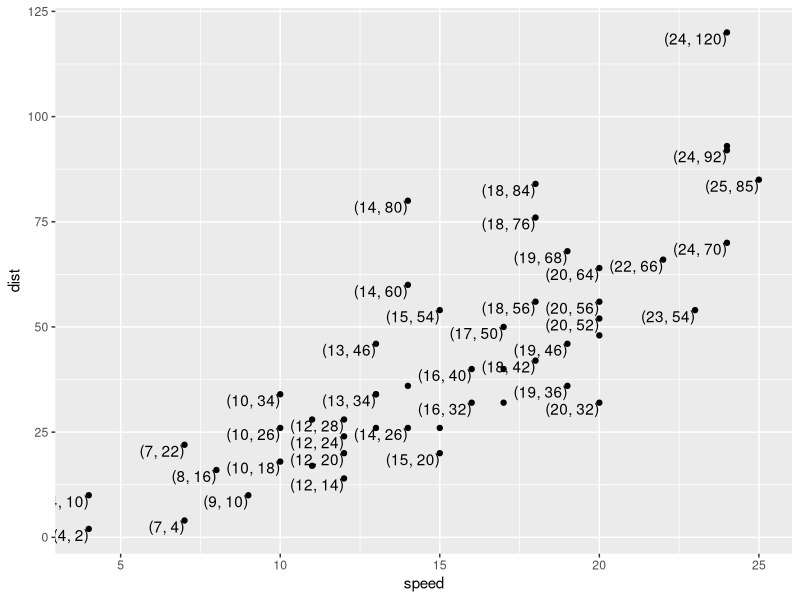
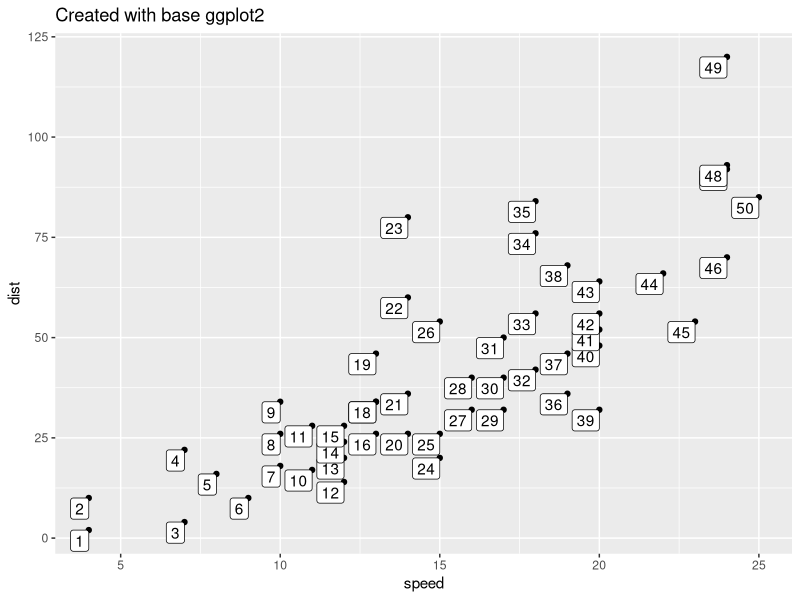
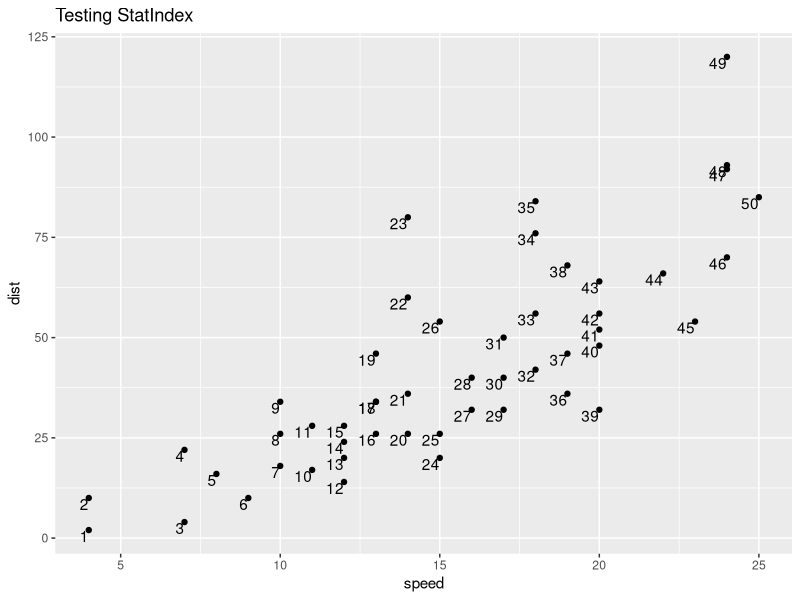
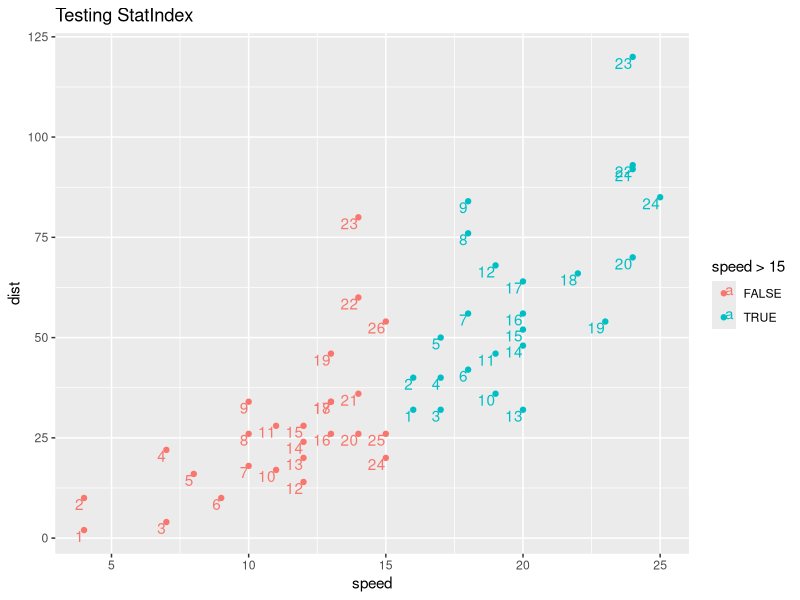
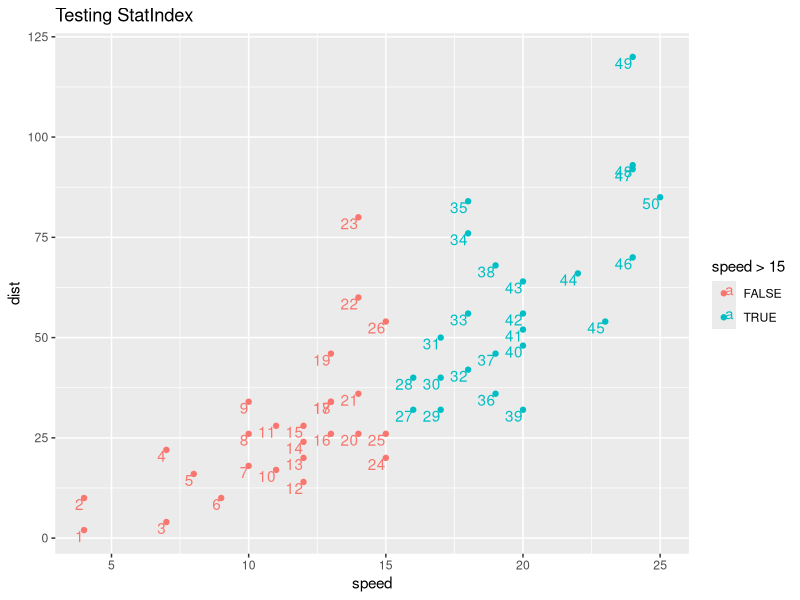
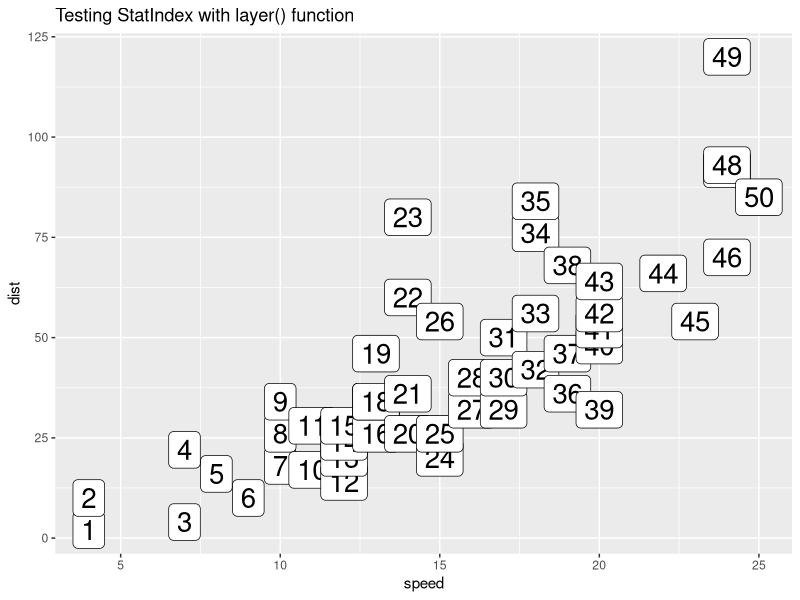
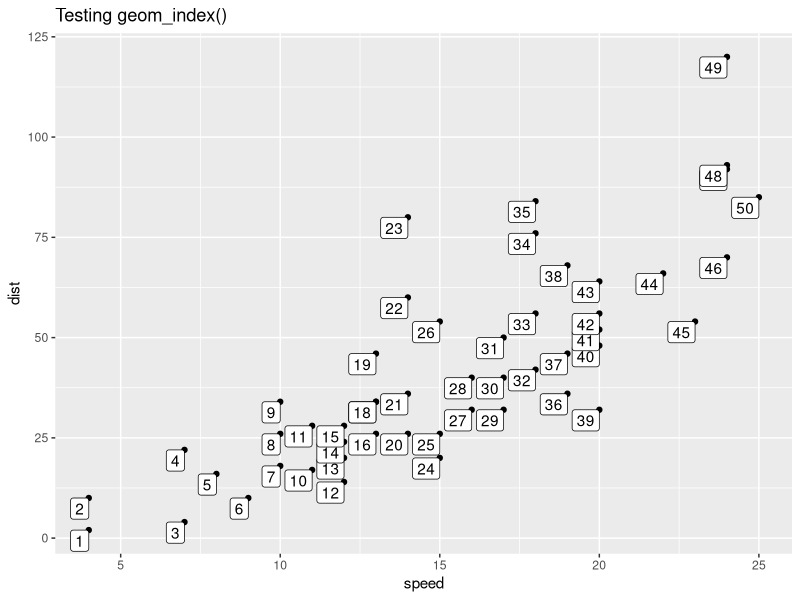
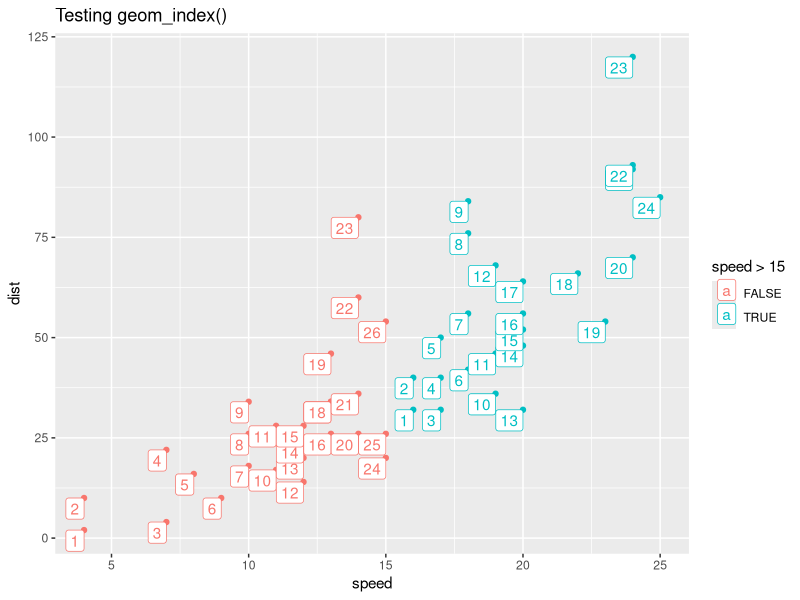

R code for these plots, in order:
## ---- chunk 1
library(tidyverse)

cars |> 
  mutate(coordinates = 
           paste0("(", speed,", ", 
                  dist, ")")) |>
  ggplot() + 
  aes(x = speed, 
      y = dist, 
      label = coordinates) + 
  geom_point() + 
  geom_text(vjust = 1, hjust = 1, 
            check_overlap = T)
## ---- chunk 2
#| label: setup
#| include: false 
knitr::opts_chunk$set(echo = TRUE, message = F, warning = F)
## ---- chunk 3
library(tidyverse)
cars <- tibble(cars)
cars
## ---- chunk 4
#| label: penguins
# Compute.
cars |> 
  mutate(index = row_number()) |>
  # Plot
  ggplot() + 
  aes(x = speed, y = dist, 
      label = index) + 
  geom_point() + 
  geom_label(vjust = 1, hjust = 1) + 
  labs(title = "Created with base ggplot2")
## ---- chunk 5
layer_data(plot = last_plot(), 
           i = 2) |> # layer 2, with labels designated is of interest
  head()

## ---- chunk 6
#| label: compute_group_index

# Define compute.
compute_group_index <- function(data, scales){ 
  data |> 
    mutate(label = row_number())
}
## ---- chunk 7
# Test compute. 
cars |>
  select(x = speed,  
         y = dist) |>  
  compute_group_index()
## ---- chunk 8
#| label: StatIndex
StatIndex <- 
  ggplot2::ggproto(`_class` = "StatIndex",              # <1>
                   `_inherit` = ggplot2::Stat,            # <2>
                   compute_group = compute_group_index,
                   required_aes = c("x", "y"))            # <4>
## ---- chunk 9
cars |> 
  ggplot() + 
  aes(x = speed,
      y = dist) + 
  geom_point() + 
  geom_text(stat = StatIndex, hjust = 1, vjust = 1) + 
  labs(title = "Testing StatIndex")
## ---- chunk 10
last_plot() + 
  aes(color = speed > 15)
## ---- chunk 11
StatIndexPanel <- 
  ggplot2::ggproto(`_class` = "StatIndexPanel",              # <1>
                   `_inherit` = ggplot2::Stat,            # <2>
                   compute_panel = compute_group_index)

cars |> 
  ggplot() + 
  aes(x = speed, y = dist) + 
  geom_point() + 
  geom_text(stat = StatIndexPanel, hjust = 1, vjust = 1) + 
  labs(title = "Testing StatIndex") + 
  aes(color = speed > 15)
## ---- chunk 12
cars |> 
  ggplot() + 
  aes(x = speed,
      y = dist) + 
  geom_point() + 
  layer(geom = GeomLabel, 
        stat = StatIndex, 
        position = "identity", 
        params = list(size = 7)) + 
  labs(title = "Testing StatIndex with layer() function")
## ---- chunk 13
#| label: geom_point_medians

# user-facing function
stat_index <- function(mapping = NULL, data = NULL, 
                         geom = "label", position = "identity", 
                         ..., show.legend = NA, inherit.aes = TRUE) 
{
    layer(data = data, mapping = mapping, stat = StatIndex, 
        geom = geom, position = position, show.legend = show.legend, 
        inherit.aes = inherit.aes, params = rlang::list2(na.rm = FALSE, 
            ...))
}
## ---- chunk 14
stat_identity
## ---- chunk 15
geom_index <- stat_index
## ---- chunk 16
## Test user-facing.
cars |>
  ggplot() +
  aes(x = speed, y = dist) +
  geom_point() +
  geom_index(hjust = 1, vjust = 1)  + 
  labs(title = "Testing geom_index()")
## ---- chunk 17
last_plot() + 
  aes(color = speed > 15) 
## ---- chunk 18
cars |>
  ggplot() +
  aes(x = speed, y = dist) + 
  geom_point() + 
  stat_index(geom = "text", hjust = 1, vjust = 1)  + 
  labs(subtitle = "and stat_index()")
## ---- chunk 19
library(tidyverse)

# Step 1. Define compute
compute_group_index <- function(data, scales){
  
  data |>
    mutate(label = row_number())
  
}

# Step 2. Define Stat
StatIndex = ggproto(`_class` = "StatIndex",
                    `_inherit` = Stat,
                    required_aes = c("x", "y"),
                    compute_group = compute_group_index)

# Step 3. Define user-facing functions

## define stat_*()
stat_index <- function(mapping = NULL, data = NULL, 
                         geom = "label", position = "identity", 
                         ..., show.legend = NA, inherit.aes = TRUE) 
{
    layer(data = data, mapping = mapping, stat = StatIndex, 
        geom = geom, position = position, show.legend = show.legend, 
        inherit.aes = inherit.aes, params = rlang::list2(na.rm = FALSE, 
            ...))
}

## define geom_*()
geom_index <- stat_index
